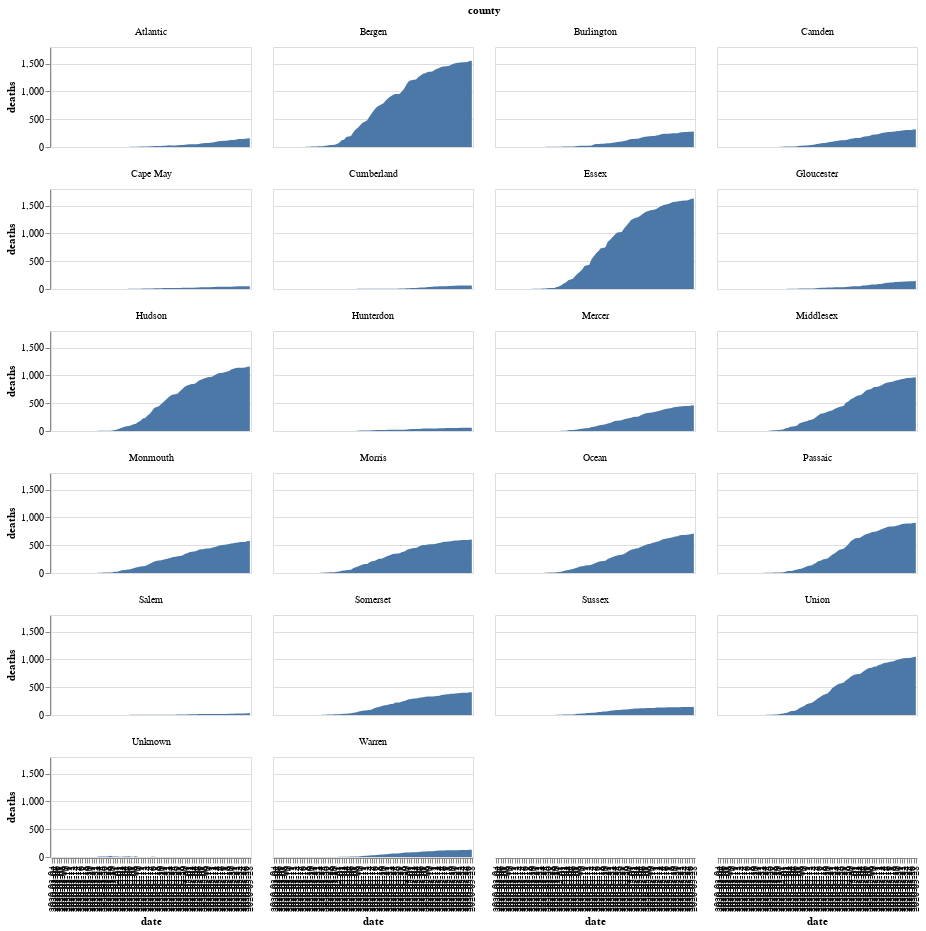

Notebook cell for this chart:
### Code cell
import altair as alt
from vega_datasets import data

source = data.barley.url
source = dfNJFull

alt.Chart(source).mark_area().encode(
    x = 'date',
    y='deaths',
    facet=alt.Facet('county:O', columns=4),
).properties(
    width=200,
    height=100,
)

### Figure 1 — Vega-Lite specification as saved in the notebook (floating-point values rounded to 4 significant figures; data arrays with more than 128 entries replaced by an {"elided": "..."} marker saying what was removed)
{"config": {"view": {"continuousWidth": 400, "continuousHeight": 300}}, "data": {"name": "data-2b34ecd3950248631763e1b7b62b7a34"}, "mark": "area", "encoding": {"facet": {"type": "ordinal", "columns": 4, "field": "county"}, "x": {"type": "nominal", "field": "date"}, "y": {"type": "quantitative", "field": "deaths"}}, "height": 100, "width": 200, "$schema": "https://vega.github.io/schema/vega-lite/v4.0.2.json", "datasets": {"data-2b34ecd3950248631763e1b7b62b7a34": {"elided": "1687 records"}}}
